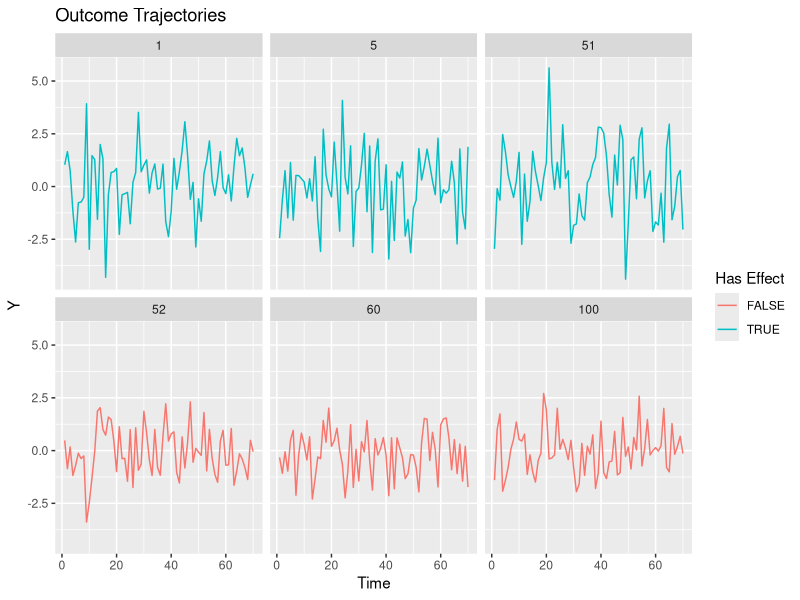
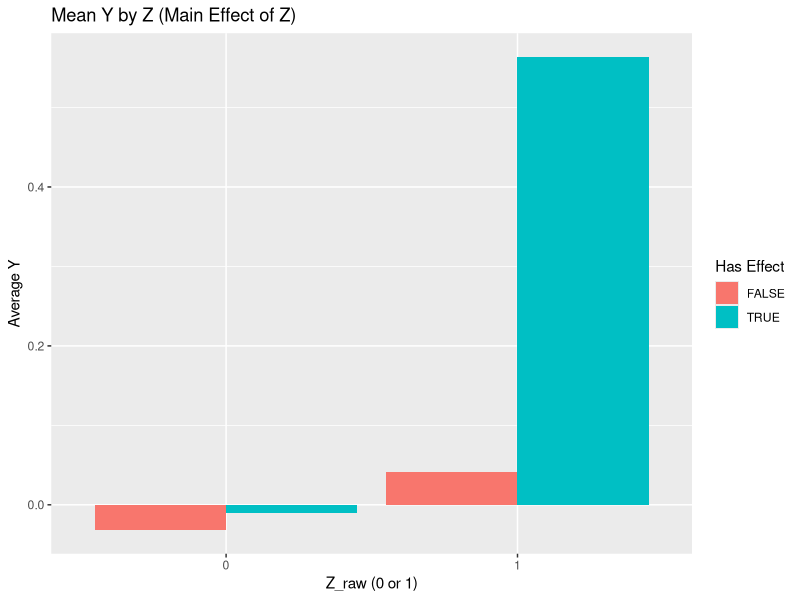
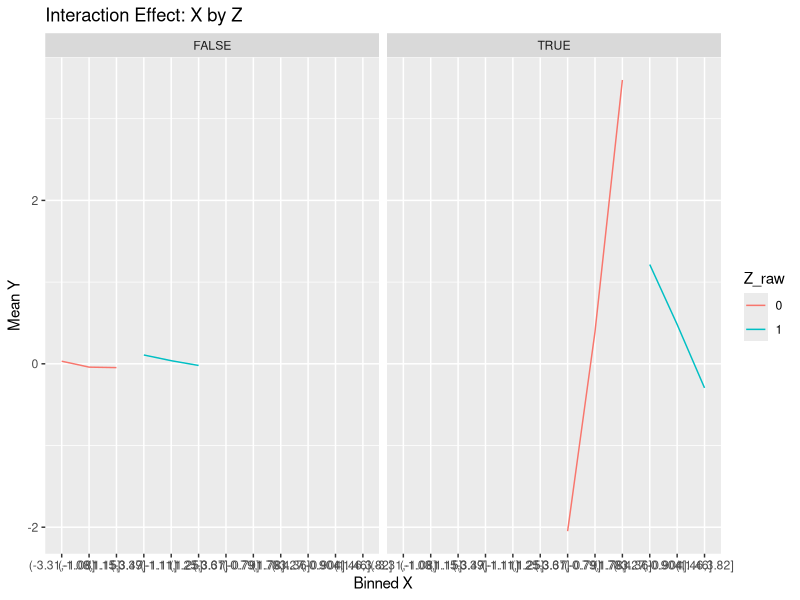

R code for these plots, in order:
#### Simulating cross over interaction ####
# Load necessary package
library(dplyr)

set.seed(123)

# Parameters
n_datasets <- 100
n_individuals <- 102
n_time <- 70
phi <- 0.1
error_sd <- 1

#### Simulate XZ interaction only ####
# Function to simulate an individual
simulate_individual <- function(id, n_time, phi, error_sd, interaction = TRUE) {
  Z_raw <- rbinom(n_time, 1, 0.5)
  X_raw <- rnorm(n_time)
  e <- rnorm(n_time, mean = 0, sd = error_sd)
  
  # Simulate Y based on interaction or no effect
  Y <- numeric(n_time)
  if (interaction) {
    Y[1] <- ifelse(Z_raw[1] == 0, X_raw[1], -X_raw[1]) + e[1]
    for (t in 2:n_time) {
      interaction_effect <- ifelse(Z_raw[t] == 0, X_raw[t], -X_raw[t])
      Y[t] <- phi * Y[t - 1] + interaction_effect + e[t]
    }
  } else {
    Y[1] <- e[1]
    for (t in 2:n_time) {
      Y[t] <- phi * Y[t - 1] + e[t]  # AR(1) + noise only; no X or Z involved
    }
  }
  
  # Center X and Z
  X <- scale(X_raw, center = TRUE, scale = FALSE)
  Z <- scale(Z_raw, center = TRUE, scale = FALSE)
  XZ <- X * Z
  
  data.frame(
    ID = id,
    Time = 1:n_time,
    Y = Y,
    X = as.numeric(X),
    Z = as.numeric(Z),
    XZ = as.numeric(XZ),
    has_interaction = interaction
  )
}

# Simulate one dataset (list of 102 individuals, 51 with interaction, 51 with no effect)
simulate_dataset_list <- function(n_individuals, n_time, phi, error_sd) {
  half <- floor(n_individuals / 2)
  c(
    lapply(1:half, function(i) simulate_individual(i, n_time, phi, error_sd, interaction = TRUE)),
    lapply((half + 1):n_individuals, function(i) simulate_individual(i, n_time, phi, error_sd, interaction = FALSE))
  )
}

# Simulate 100 datasets
simulation_100_combined <- lapply(1:n_datasets, function(i) {
  simulate_dataset_list(n_individuals, n_time, phi, error_sd)
})

#### Simulate XZ interaction and Z main effect ####
# Function to simulate one individual
simulate_individual_main_and_cross <- function(id, n_time, phi, error_sd, has_effect = TRUE) {
  Z_raw <- rbinom(n_time, 1, 0.5)
  X_raw <- rnorm(n_time)
  e <- rnorm(n_time, mean = 0, sd = error_sd)
  
  Y <- numeric(n_time)
  
  if (has_effect) {
    # Main effect of Z and cross-over interaction
    Y[1] <- ifelse(Z_raw[1] == 0, X_raw[1], -X_raw[1]) + 0.5 * Z_raw[1] + e[1]
    for (t in 2:n_time) {
      interaction_effect <- ifelse(Z_raw[t] == 0, X_raw[t], -X_raw[t])
      Y[t] <- phi * Y[t - 1] + interaction_effect + 0.5 * Z_raw[t] + e[t]
    }
  } else {
    # No effect: only AR(1) + noise
    Y[1] <- e[1]
    for (t in 2:n_time) {
      Y[t] <- phi * Y[t - 1] + e[t]
    }
  }
  
  # Center X and Z
  X <- scale(X_raw, center = TRUE, scale = FALSE)
  Z <- scale(Z_raw, center = TRUE, scale = FALSE)
  XZ <- X * Z
  
  data.frame(
    ID = id,
    Time = 1:n_time,
    Y = Y,
    X = as.numeric(X),
    Z = as.numeric(Z),
    XZ = as.numeric(XZ),
    Z_raw = Z_raw,
    has_effect = has_effect
  )
}

# Function to simulate one dataset (51 with main + cross-over, 51 with no effect)
simulate_dataset_list <- function(n_individuals = 102, n_time, phi, error_sd) {
  half <- floor(n_individuals / 2)
  c(
    lapply(1:half, function(i) simulate_individual_main_and_cross(i, n_time, phi, error_sd, has_effect = TRUE)),
    lapply((half + 1):n_individuals, function(i) simulate_individual_main_and_cross(i, n_time, phi, error_sd, has_effect = FALSE))
  )
}

# Simulate 100 datasets
simulation_100_1main_cross <- lapply(1:n_datasets, function(i) {
  simulate_dataset_list(n_individuals, n_time, phi, error_sd)
})

#### Simulated XZ interaction, Z main effect, and X main effect ####
# Function to simulate individuals with 2 main effects + interaction, or no effect
simulate_individual_2main_and_interaction <- function(id, n_time, phi, error_sd, has_effect = TRUE) {
  Z_raw <- rbinom(n_time, 1, 0.5)
  X_raw <- rnorm(n_time)
  e <- rnorm(n_time, mean = 0, sd = error_sd)
  
  Y <- numeric(n_time)
  
  if (has_effect) {
    # Add main effects for X and Z, plus cross-over interaction
    Y[1] <- 0.5 * Z_raw[1] + 0.5 * X_raw[1] + ifelse(Z_raw[1] == 0, X_raw[1], -X_raw[1]) + e[1]
    for (t in 2:n_time) {
      interaction_effect <- ifelse(Z_raw[t] == 0, X_raw[t], -X_raw[t])
      Y[t] <- phi * Y[t - 1] + 0.5 * Z_raw[t] + 0.5 * X_raw[t] + interaction_effect + e[t]
    }
  } else {
    # No effect, just AR(1) + noise
    Y[1] <- e[1]
    for (t in 2:n_time) {
      Y[t] <- phi * Y[t - 1] + e[t]
    }
  }
  
  # Center X and Z for modeling
  X <- scale(X_raw, center = TRUE, scale = FALSE)
  Z <- scale(Z_raw, center = TRUE, scale = FALSE)
  XZ <- X * Z
  
  data.frame(
    ID = id,
    Time = 1:n_time,
    Y = Y,
    X = as.numeric(X),
    Z = as.numeric(Z),
    XZ = as.numeric(XZ),
    X_raw = X_raw,
    Z_raw = Z_raw,
    has_effect = has_effect
  )
}

# Function to simulate a dataset with 51 effect vs 51 no-effect individuals
simulate_dataset_list <- function(n_individuals, n_time, phi, error_sd) {
  half <- floor(n_individuals / 2)
  c(
    lapply(1:half, function(i) simulate_individual_2main_and_interaction(i, n_time, phi, error_sd, has_effect = TRUE)),
    lapply((half + 1):n_individuals, function(i) simulate_individual_2main_and_interaction(i, n_time, phi, error_sd, has_effect = FALSE))
  )
}

# Simulate 100 datasets
simulation_100_2main_cross <- lapply(1:n_datasets, function(i) {
  simulate_dataset_list(n_individuals, n_time, phi, error_sd)
})

# Assuming your list is named simulation_list (length 100)
# and inside each simulation there are 102 individual dataframes

simulation_100_1main_cross <- lapply(simulation_100_1main_cross, function(sim) {
  do.call(rbind, sim)  # Combine all 102 individuals into one dataframe
})

############################################################################
#### Tests of interaction simulation ####
library(ggplot2)
library(dplyr)

# Assuming your list is named simulation_list (length 100)
# and inside each simulation there are 102 individual dataframes

combined_simulations <- lapply(simulation_100_2main_cross, function(sim) {
  do.call(rbind, sim)  # Combine all 102 individuals into one dataframe
})
test <- combined_simulations[[1]]

# Plot outcome over time by condition
# Plot some individuals from each group
ggplot(test %>% filter(ID %in% c(1, 5, 51, 52, 60, 100)), 
       aes(x = Time, y = Y, color = factor(has_effect))) +
  geom_line() +
  facet_wrap(~ID) +
  labs(color = "Has Effect", title = "Outcome Trajectories", y = "Y", x = "Time")

# Plot average Y by Z_raw to inspect main effect of Z
test %>%
  group_by(has_effect, Z_raw) %>%
  summarize(mean_Y = mean(Y), .groups = "drop") %>%
  ggplot(aes(x = factor(Z_raw), y = mean_Y, fill = factor(has_effect))) +
  geom_col(position = "dodge") +
  labs(x = "Z_raw (0 or 1)", y = "Average Y", fill = "Has Effect",
       title = "Mean Y by Z (Main Effect of Z)")

# Plot interaction effect (cross-over)
test %>%
  group_by(has_effect, Z_raw) %>%
  mutate(X_bin = cut(X, breaks = 3)) %>%
  group_by(has_effect, Z_raw, X_bin) %>%
  summarize(mean_Y = mean(Y), .groups = "drop") %>%
  ggplot(aes(x = X_bin, y = mean_Y, color = factor(Z_raw), group = Z_raw)) +
  geom_line() +
  facet_wrap(~has_effect) +
  labs(title = "Interaction Effect: X by Z",
       x = "Binned X", y = "Mean Y", color = "Z_raw")

# Model based check
# For individuals with effects
lm(Y ~ X + Z + XZ, data = test %>% filter(has_effect == TRUE)) %>% summary()

# For individuals without effects
lm(Y ~ X + Z + XZ, data = test %>% filter(has_effect == FALSE)) %>% summary()